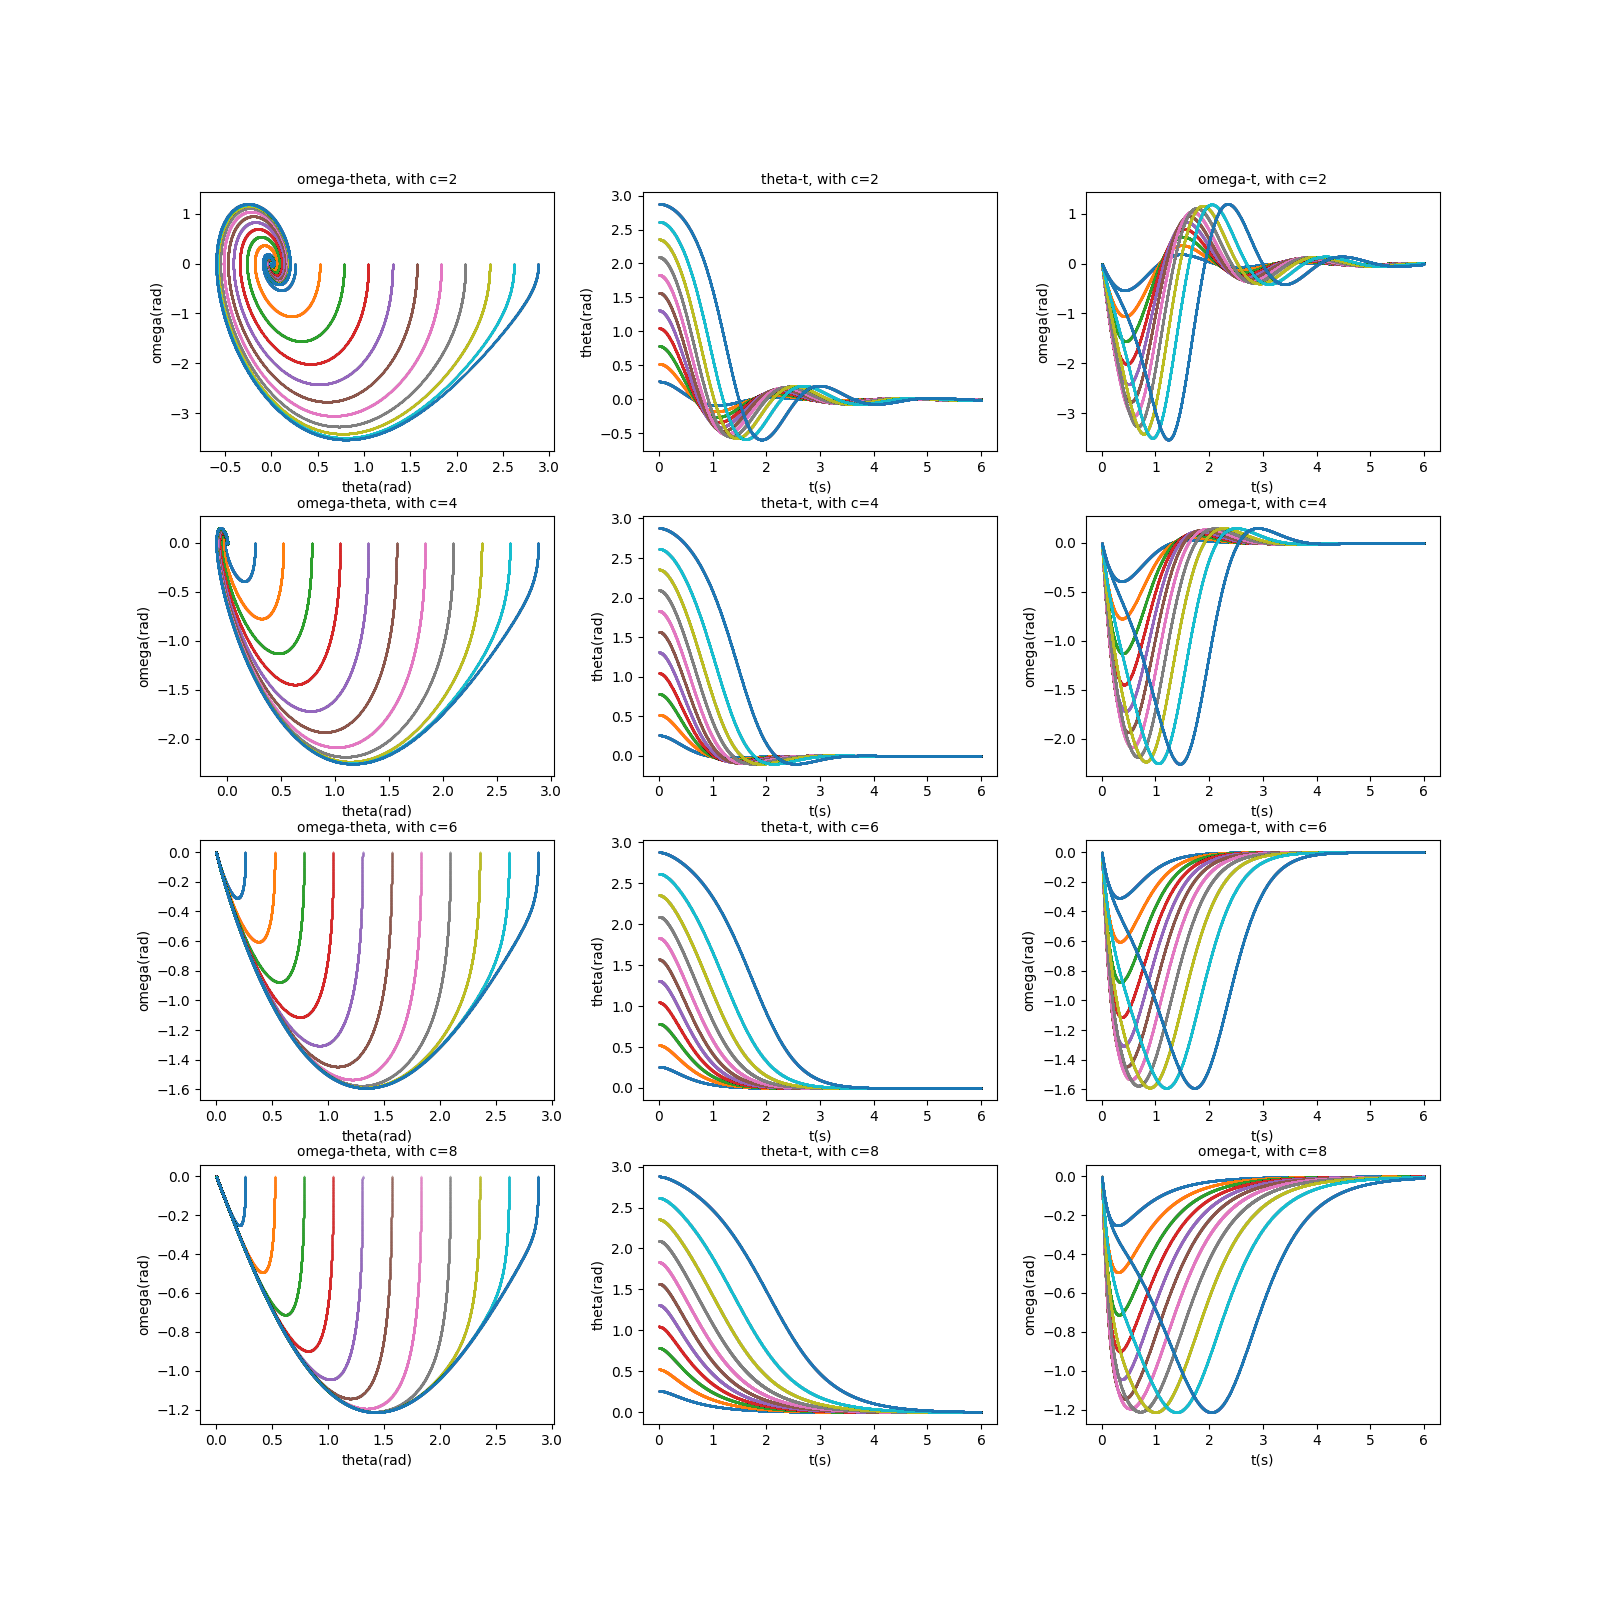

This chart was generated by the following Python code:
import numpy as np
import matplotlib.pyplot as plt

# constants
g = 9.81    # gravitational field strength

# function of derivation (doing theta and omega at once)
def derivation(theta, omega, t, l, c):
    dtheta_dh = omega
    domega_dh = -g * np.sin(theta) / l - c * omega
    return dtheta_dh, domega_dh

#function of RK4
def rk4(theta, omega, t, h, l, c):
    print(theta, omega)
    # calculation of k1 k2 k3 k4
    k1_theta, k1_omega = derivation(theta, omega, t, l, c)
    k2_theta, k2_omega = derivation(theta + 0.5 * k1_theta * h, omega + 0.5 * k1_omega * h, t + 0.5 * h, l, c)
    k3_theta, k3_omega = derivation(theta + 0.5 * k2_theta * h, omega + 0.5 * k2_omega * h, t + 0.5 * h, l, c)
    k4_theta, k4_omega = derivation(theta + k3_theta * h, omega + k3_omega * h, t + h, l, c)

    # calculation of result
    next_theta = theta + (h / 6) * (k1_theta + 2 * k2_theta + 2 * k3_theta + k4_theta)
    next_omega = omega + (h / 6) * (k1_omega + 2 * k2_omega + 2 * k3_omega + k4_omega)
    print(next_theta, next_omega)
    return next_theta, next_omega

#build figure and assignments
fig1 = plt.figure(figsize = (16, 16))
fig1.subplots_adjust(wspace=0.25, hspace=0.25)
omega_theta_c1 = fig1.add_subplot(4, 3, 1)
plt.xlabel("theta(rad)", fontsize = 10)
plt.ylabel("omega(rad)", fontsize = 10)
plt.title("omega-theta, with c=2", fontsize = 10)
theta_t_c1 = fig1.add_subplot(4, 3, 2)
plt.xlabel("t(s)", fontsize = 10)
plt.ylabel("theta(rad)", fontsize = 10)
plt.title("theta-t, with c=2", fontsize = 10)
omega_t_c1 = fig1.add_subplot(4, 3, 3)
plt.xlabel("t(s)", fontsize = 10)
plt.ylabel("omega(rad)", fontsize = 10)
plt.title("omega-t, with c=2", fontsize = 10)
omega_theta_c2 = fig1.add_subplot(4, 3, 4)
plt.xlabel("theta(rad)", fontsize = 10)
plt.ylabel("omega(rad)", fontsize = 10)
plt.title("omega-theta, with c=4", fontsize = 10)
theta_t_c2 = fig1.add_subplot(4, 3, 5)
plt.xlabel("t(s)", fontsize = 10)
plt.ylabel("theta(rad)", fontsize = 10)
plt.title("theta-t, with c=4", fontsize = 10)
omega_t_c2 = fig1.add_subplot(4, 3, 6)
plt.xlabel("t(s)", fontsize = 10)
plt.ylabel("omega(rad)", fontsize = 10)
plt.title("omega-t, with c=4", fontsize = 10)
omega_theta_c3 = fig1.add_subplot(4, 3, 7)
plt.xlabel("theta(rad)", fontsize = 10)
plt.ylabel("omega(rad)", fontsize = 10)
plt.title("omega-theta, with c=6", fontsize = 10)
theta_t_c3 = fig1.add_subplot(4, 3, 8)
plt.xlabel("t(s)", fontsize = 10)
plt.ylabel("theta(rad)", fontsize = 10)
plt.title("theta-t, with c=6", fontsize = 10)
omega_t_c3 = fig1.add_subplot(4, 3, 9)
plt.xlabel("t(s)", fontsize = 10)
plt.ylabel("omega(rad)", fontsize = 10)
plt.title("omega-t, with c=6", fontsize = 10)
omega_theta_c4 = fig1.add_subplot(4, 3, 10)
plt.xlabel("theta(rad)", fontsize = 10)
plt.ylabel("omega(rad)", fontsize = 10)
plt.title("omega-theta, with c=8", fontsize = 10)
theta_t_c4 = fig1.add_subplot(4, 3, 11)
plt.xlabel("t(s)", fontsize = 10)
plt.ylabel("theta(rad)", fontsize = 10)
plt.title("theta-t, with c=8", fontsize = 10)
omega_t_c4 = fig1.add_subplot(4, 3, 12)
plt.xlabel("t(s)", fontsize = 10)
plt.ylabel("omega(rad)", fontsize = 10)
plt.title("omega-t, with c=8", fontsize = 10)

#control variable: initial theta (from 15 degree to 165 degree, step = 15 degree)
#independent variables: initial omega = 0, l = 1, c = 1
initial_theta = np.radians(15)
initial_omega = 0
theta_step = np.radians(15)
l = 1
c = 2
while (initial_theta <= np.radians(166)):
    ts = [0]
    h = 0.0001
    thetas = [initial_theta]
    omegas = [initial_omega]
    
    #set ending condition: when t = 6
    while (ts[-1] <= 6):
        t_next = ts[-1] + h
        theta_next, omega_next = rk4(thetas[-1], omegas[-1], ts[-1], h, l, c)
        ts.append(t_next)
        thetas.append(theta_next)
        omegas.append(omega_next)
    omega_theta_c1.plot(thetas, omegas, linewidth = 1, linestyle = "None", marker = ".", markersize = 0.2)
    theta_t_c1.plot(ts, thetas, linewidth = 1, linestyle = "None", marker = ".", markersize = 0.2)
    omega_t_c1.plot(ts, omegas, linewidth = 1, linestyle = "None", marker = ".", markersize = 0.2)
    initial_theta += theta_step

#control variable: initial theta (from 15 degree to 165 degree, step = 15 degree)
#independent variables: initial omega = 0, l = 1, c = 2
initial_theta = np.radians(15)
initial_omega = 0
theta_step = np.radians(15)
l = 1
c = 4
while (initial_theta <= np.radians(166)):
    ts = [0]
    h = 0.0001
    thetas = [initial_theta]
    omegas = [initial_omega]
    
    #set ending condition: when t = 6
    while (ts[-1] <= 6):
        t_next = ts[-1] + h
        theta_next, omega_next = rk4(thetas[-1], omegas[-1], ts[-1], h, l, c)
        ts.append(t_next)
        thetas.append(theta_next)
        omegas.append(omega_next)
    omega_theta_c2.plot(thetas, omegas, linewidth = 1, linestyle = "None", marker = ".", markersize = 0.2)
    theta_t_c2.plot(ts, thetas, linewidth = 1, linestyle = "None", marker = ".", markersize = 0.2)
    omega_t_c2.plot(ts, omegas, linewidth = 1, linestyle = "None", marker = ".", markersize = 0.2)
    initial_theta += theta_step

#control variable: initial theta (from 15 degree to 165 degree, step = 15 degree)
#independent variables: initial omega = 0, l = 1, c = 3
initial_theta = np.radians(15)
initial_omega = 0
theta_step = np.radians(15)
l = 1
c = 6
while (initial_theta <= np.radians(166)):
    ts = [0]
    h = 0.0001
    thetas = [initial_theta]
    omegas = [initial_omega]
    
    #set ending condition: when t = 6
    while (ts[-1] <= 6):
        t_next = ts[-1] + h
        theta_next, omega_next = rk4(thetas[-1], omegas[-1], ts[-1], h, l, c)
        ts.append(t_next)
        thetas.append(theta_next)
        omegas.append(omega_next)
    omega_theta_c3.plot(thetas, omegas, linewidth = 1, linestyle = "None", marker = ".", markersize = 0.2)
    theta_t_c3.plot(ts, thetas, linewidth = 1, linestyle = "None", marker = ".", markersize = 0.2)
    omega_t_c3.plot(ts, omegas, linewidth = 1, linestyle = "None", marker = ".", markersize = 0.2)
    initial_theta += theta_step

#control variable: initial theta (from 15 degree to 165 degree, step = 15 degree)
#independent variables: initial omega = 0, l = 1, c = 4
initial_theta = np.radians(15)
initial_omega = 0
theta_step = np.radians(15)
l = 1
c = 8
while (initial_theta <= np.radians(166)):
    ts = [0]
    h = 0.0001
    thetas = [initial_theta]
    omegas = [initial_omega]
    
    #set ending condition: when t = 6
    while (ts[-1] <= 6):
        t_next = ts[-1] + h
        theta_next, omega_next = rk4(thetas[-1], omegas[-1], ts[-1], h, l, c)
        ts.append(t_next)
        thetas.append(theta_next)
        omegas.append(omega_next)
    omega_theta_c4.plot(thetas, omegas, linewidth = 1, linestyle = "None", marker = ".", markersize = 0.2)
    theta_t_c4.plot(ts, thetas, linewidth = 1, linestyle = "None", marker = ".", markersize = 0.2)
    omega_t_c4.plot(ts, omegas, linewidth = 1, linestyle = "None", marker = ".", markersize = 0.2)
    initial_theta += theta_step

fig1.savefig("With Damping/LargeInitialAnglePendulumWithDamping.png")